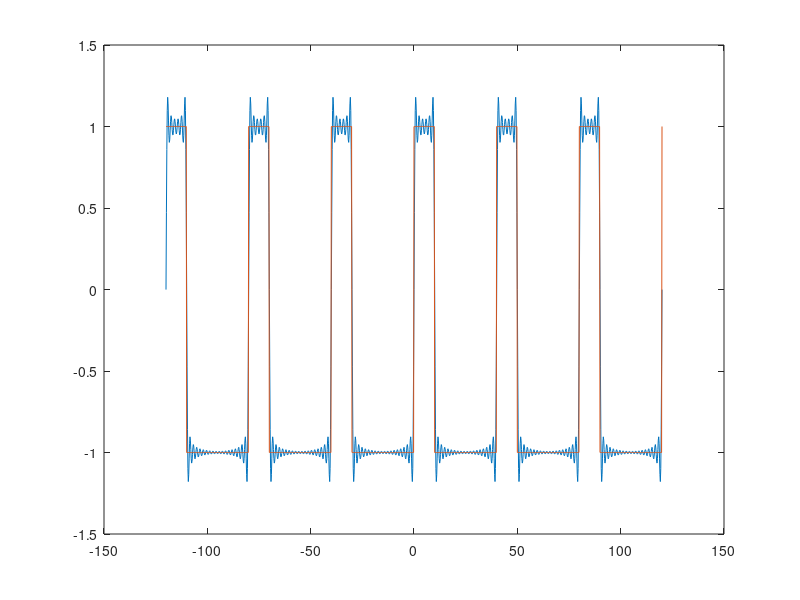
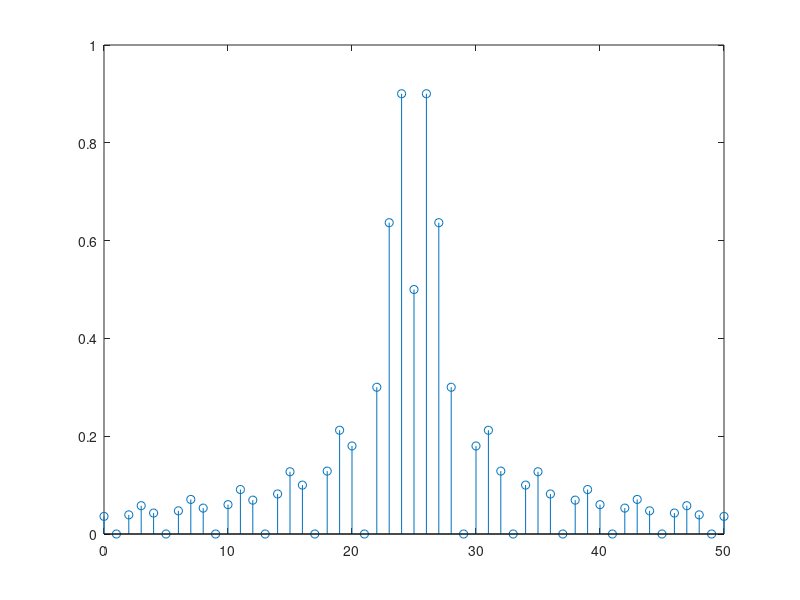

MATLAB code to generate these figures, in order:
%Numar de ordine: 19
P = 40; %Perioada semnalului
f=1/P;
t=-3*P:0.2:3*P;
D=19;   %durata semnalului
duty = 25;      %factorul de umplere duty=D/40*100
N = 50;       %numarul de coeficienti
w0 = 2*pi/P; 
x_dr = square(w0*t,duty);        %semnalul dreptunghiular
f=@(t)square(w0*t,duty);
CC=1/P*integral(f,0,P);
Ck=zeros(1,N);
Ak=zeros(1,N);
x_modificat=0;
for (k=1:1:N)
   f=@(t)square(w0*t,duty).*exp(-w0*t*1j*(k-25));
   Ck(k)=1/P*integral(f,0,P);             %coeficientii SFC
   Ak(k+1)=2*abs(Ck(k));
   x_modificat=x_modificat+Ck(k).*exp(w0*t*1j*(k-25));
end
figure(1);
plot(t,x_modificat,t,x_dr);
figure(2)
Ak(26)=abs(CC);
Ak(1)=Ak(51);                    %Amplitudinea Ak
stem([0:N],Ak);                     %se afiseaza spectrul de valori
%semnal periodic poate fi aproximat printr-o suma infinita de sinusuri si
%cosinusuri de diferite frecvente